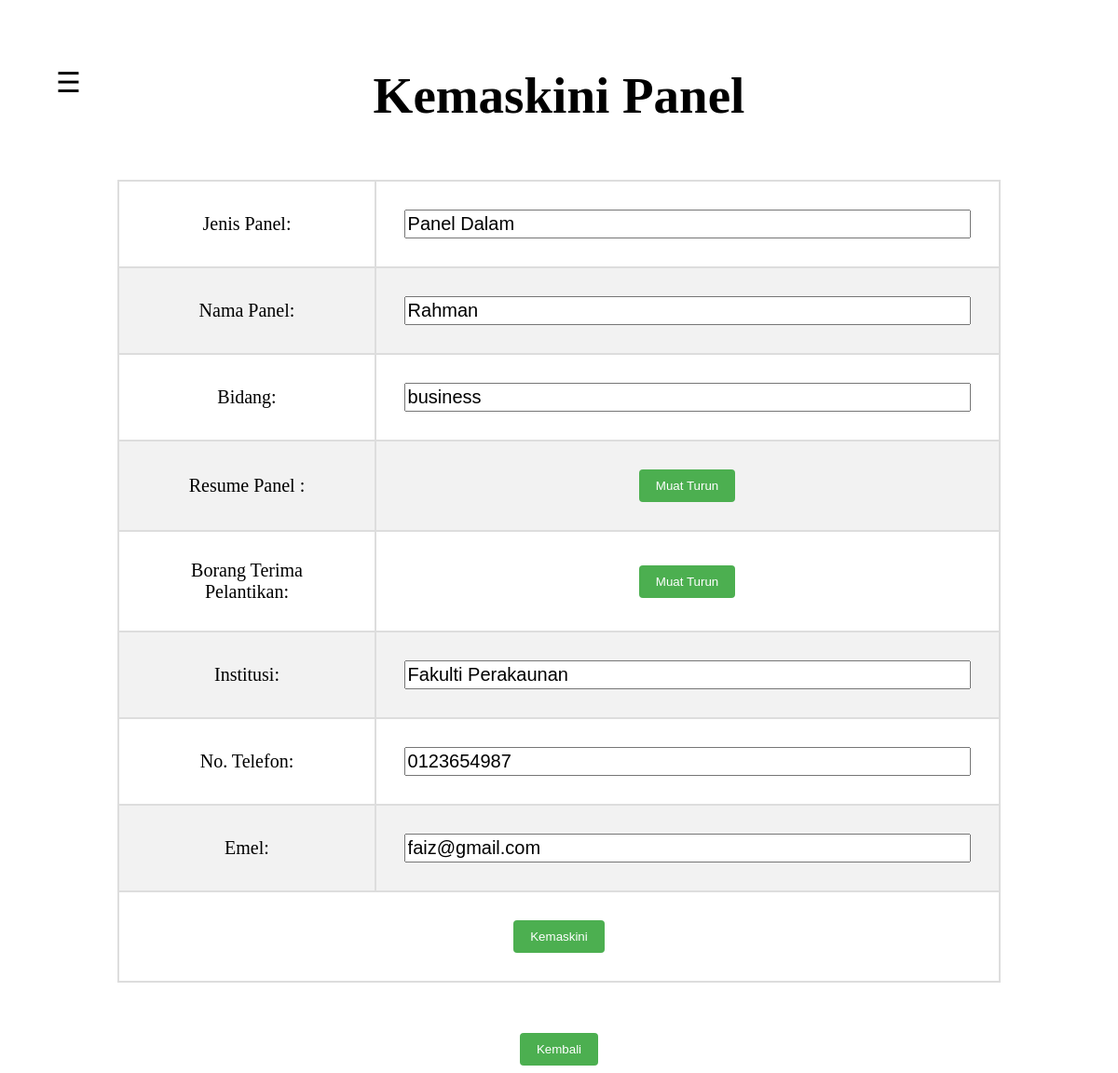
The app's page /edit_panel.php?panel_id=2 with its own data.
### tables this page shows
CREATE TABLE `panel` (
  `panel_id` int(11) NOT NULL,
  `jenis_panel` varchar(20) NOT NULL,
  `nama_panel` varchar(50) NOT NULL,
  `bidang` varchar(250) NOT NULL,
  `institusi` varchar(250) NOT NULL,
  `no_tel` varchar(20) NOT NULL,
  `emel` varchar(50) NOT NULL,
  `cv` blob NOT NULL,
  `borang_terima_pelantikan` blob NOT NULL,
  `bayaran_honororium` varchar(10) NOT NULL DEFAULT 'no'
);

### edit_panel.php (the view, shortened to what this page needs)
<?php
$servername = "";
$username = "";
$password = "";
$dbname = "";
$conn = mysqli_connect($servername, $username, $password, $dbname);
if (isset($_GET['panel_id'])) {
	$panel_id = $_GET['panel_id'];
	$sql = "SELECT * FROM panel WHERE panel_id = $panel_id";
	$result = mysqli_query($conn, $sql);
	if (mysqli_num_rows($result) > 0) {
		$panel = mysqli_fetch_assoc($result);
	} else {
		die("Panel not found");
	}
} else {
	die("Panel ID not specified");
}
?>
<!DOCTYPE html>
<html>
<head>
</head>
<body>
    <span style="position:fixed;left:5%;font-size:30px;cursor:pointer" onclick="openNav()">&#9776;</span>
	<h1>Kemaskini Panel</h1>
	<form method="post" style="text-align:center">
        <table>
              <tr>
                <td align="center" valign="middle">Jenis Panel:</td>
                <td align="center" valign="middle"><input type="text" name="jenis_panel" value="<?php echo $panel['jenis_panel']; ?>" style="width: 600px;"></td>
              </tr>
              <tr>
                <td align="center" valign="middle">Nama Panel:</td>
                <td align="center" valign="middle"><input type="text" name="nama_panel" value="<?php echo $panel['nama_panel']; ?>" style="width: 600px;"></td>
              </tr>
              <tr>
                <td align="center" valign="middle">Bidang:</td>
                <td align="center" valign="middle"><input type="text" name="bidang" value="<?php echo $panel['bidang']; ?>" style="width: 600px;"></td>
              </tr>
              <tr>
                <td>
                    <label for="cv">Resume Panel :</label>
                </td>
                <td>
                    <a href="<?php echo $panel['cv']; ?>" download>
                        <button type="button">Muat Turun</button>
                    </a>
                </td>
            </tr>
            <tr>
                <td>
                    <label for="borang_terima_pelantikan">Borang Terima Pelantikan:</label>
                </td>
                <td>
                    <a href="<?php echo $panel['borang_terima_pelantikan']; ?>" download>
                        <button type="button">Muat Turun</button>
                    </a>
                </td>
            </tr>
              <tr>
                <td align="center" valign="middle">Institusi:</td>
                <td align="center" valign="middle"><input type="text" name="institusi" value="<?php echo $panel['institusi']; ?>" style="width: 600px;"></td>
              </tr>
              <tr>
                <td align="center" valign="middle">No. Telefon:</td>
                <td align="center" valign="middle"><input type="text" name="no_tel" value="<?php echo $panel['no_tel']; ?>" style="width: 600px;"></td>
              </tr>
              <tr>
                <td align="center" valign="middle">Emel:</td>
                <td align="center" valign="middle"><input type="email" name="emel" value="<?php echo $panel['emel']; ?>" style="width: 600px;"></td>
              </tr>
              <tr>
                <td colspan="2" align="center" valign="middle"><button type="submit" name="submit">Kemaskini</button></td>
              </tr>
        </table>
		<br><br><br>
		<td><button type="button" onclick="window.location.href='editpanel.php'">Kembali</button></td>
	</form>
</body>
</html>

### edit_panel.php (style rules this page uses)
h1 { font-size: 55px; text-align: center; margin-top: 6%; margin-bottom: 5%; }
table { border-collapse: collapse; width: 80%; text-align: center; position: relative; left: 10%; right: 10%; }
input[type="email" i] { padding: 1px 2px; width: 80%; height: 25px; font-size: 20px; }
th, td { text-align: center; padding: 30px; border: 2px solid #ddd; vertical-align: middle; font-size: 20px; }
tr:nth-child(even) { background-color: #f2f2f2; }
button { background-color: #4CAF50; color: white; padding: 10px 18px; border: none; border-radius: 4px; cursor: pointer; }
input[type="text" i] { padding: 1px 2px; font-size: 20px; height: 25px; width: 600px; }

### records on screen
panel: jenis_panel "Panel Dalam", nama_panel "Rahman", bidang "business", institusi "Fakulti Perakaunan", no_tel "0123654987", emel "faiz@gmail.com"
